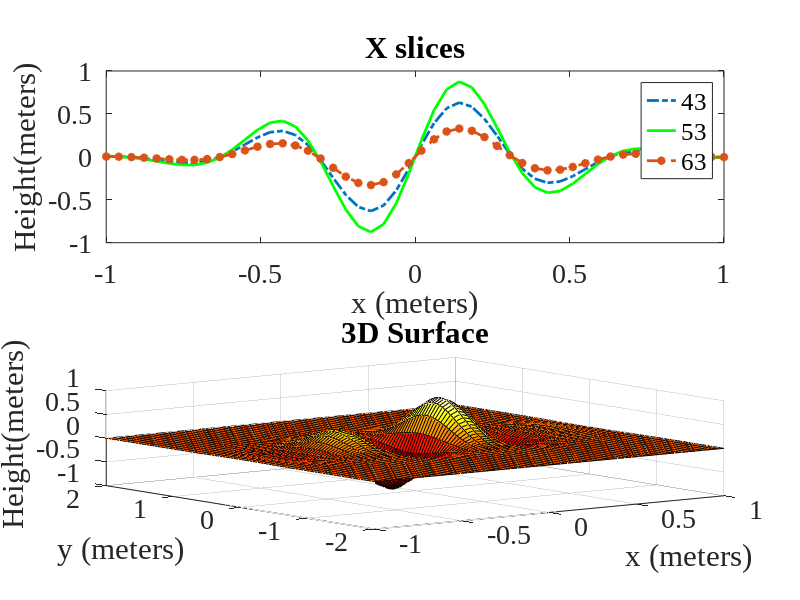

Write MATLAB code to recreate this figure.
set(0,'defaultaxesfontsize',20)
set(0,'defaultaxesfontname','Times New Roman')
set(0,'DefaultLineLineWidth', 2);

set(0,'DefaultFigureWindowStyle','docked')

x = linspace(-1,1,50);
y = linspace(-2,2,100);

[X,Y] = meshgrid(x,y);

Z = exp(-(X.^2+Y.^2)/.25).*sin(10*X);
[U,V] = gradient(-Z);

figure

subplot(2,1,1)
plot(x,Z(43,:),'-.');hold on
plot(x,Z(53,:),'g');
plot(x,Z(63,:),'*--');
legend('43','53','63')
xlabel('x (meters)')
ylabel('Height(meters)')
title('X slices')

subplot(2,1,2)
surf(X,Y,Z,'linestyle','-')
colormap('hot')
xlabel('x (meters)')
ylabel('y (meters)')
zlabel('Height(meters)')
title('3D Surface')



